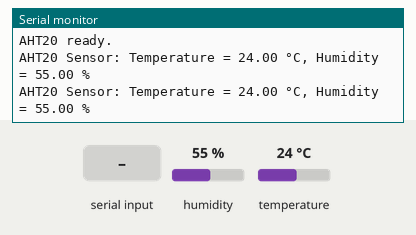
Simulated run of this sketch. Board: Arduino Uno, built with avr-gcc and run on an emulated ATmega328P. On the bench: the last lines printed to the serial monitor. The test bench sets the inputs (shaded band); at power-on: humidity 55 %, temperature 24 °C.

Above: at 1.2 s.
1.3 s: "restartDevice\n" received over Serial
2.8 s: "SET_INTERVAL:\n" received over Serial
At 3.5 s:
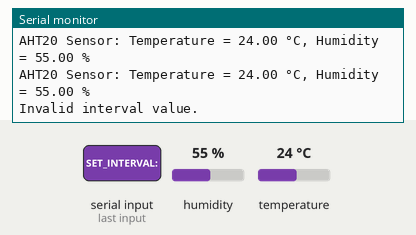
4.3 s: humidity set to 22 %
At 5.6 s:
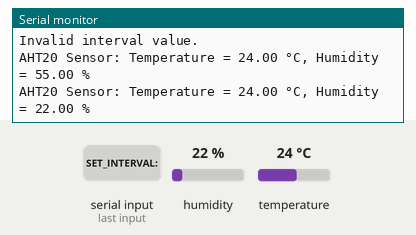
5.8 s: temperature set to 12 °C
At 6.2 s:
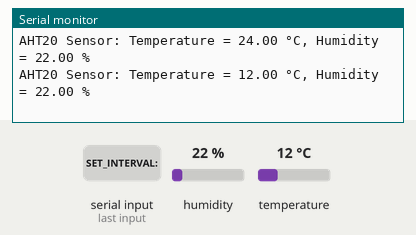
7.3 s: humidity set to 40 %
At 8.9 s:
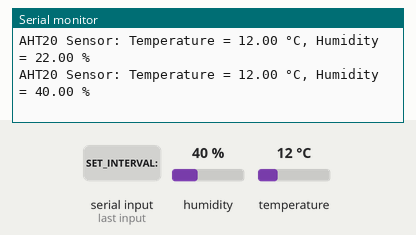
Timing chart, 0 to 9.8 s (numbered marks = the images above; inputs shaded):
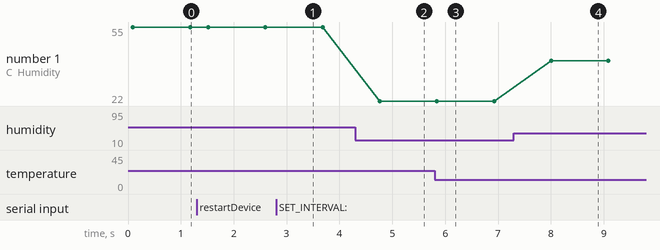

Measured:
- after the input at 2.8 s, the serial monitor: prints a new line after 0.10 s (image 1)
- after the input at 4.3 s, the serial monitor: prints a new line after 0.46 s (image 2)
- after the input at 5.8 s, the serial monitor: prints a new line at once (image 3)
- after the input at 7.3 s, the serial monitor: prints a new line after 0.71 s (image 4)
- plotted number 1: 55 → 22 after the input at 4.3 s, 22 → 40 after the input at 7.3 s

The sketch:

AHT20_UI.ino
```cpp
#include <Wire.h>
#include <Adafruit_AHTX0.h>
#include <EEPROM.h>
#include <ctype.h>
#include <string.h>
#include <stdlib.h>


// =======================================================
// AHT20 SENSOR
// =======================================================

Adafruit_AHTX0 aht;


// AHT20 I2C address
#define AHT20_ADDRESS 0x38


// =======================================================
// UART COMMAND SETTINGS
// =======================================================

#define CMD_BUF_SIZE 64

char cmd_buf[CMD_BUF_SIZE];
int cmd_len = 0;


// =======================================================
// REPORTING INTERVAL
// Default = 1 second
// =======================================================

int interval_ms = 1000;

bool interval_updated = false;


// =======================================================
// EEPROM
// =======================================================

#define EEPROM_INTERVAL_ADDR 0


// =======================================================
// SENSOR STATE
// =======================================================

bool sensor_connected = false;


// =======================================================
// CHECK AHT20 I2C CONNECTION
// =======================================================

bool checkAHT20()
{
  Wire.beginTransmission(AHT20_ADDRESS);

  byte error = Wire.endTransmission();

  if (error == 0)
  {
    return true;
  }

  return false;
}


// =======================================================
// INITIALIZE AHT20
// =======================================================

bool initializeAHT20()
{
  Serial.println("Checking AHT20...");

  if (aht.begin())
  {
    Serial.println("AHT20 detected successfully!");

    sensor_connected = true;

    return true;
  }

  Serial.println("AHT20 not connected!");

  sensor_connected = false;

  return false;
}


// =======================================================
// PROCESS UART COMMANDS
//
// Supported commands:
//
// restartDevice
// SET_INTERVAL:<seconds>
//
// Example:
//
// SET_INTERVAL:5
// =======================================================

void process_commands(char *buf)
{
  // -----------------------------------------------------
  // 1. RESTART DEVICE
  // -----------------------------------------------------

  if (strstr(buf, "restartDevice"))
  {
    Serial.println("Rebooting...");

    delay(50);

    // Software reset
    void (*resetFunc)(void) = 0;

    resetFunc();

    return;
  }


  // -----------------------------------------------------
  // 2. SET_INTERVAL:<seconds>
  // -----------------------------------------------------

  char *p = strstr(buf, "SET_INTERVAL:");

  if (p)
  {
    p += strlen("SET_INTERVAL:");


    // Skip non-digit characters
    while (*p != '\0' &&
           !isdigit((unsigned char)*p))
    {
      p++;
    }


    // Check if a number exists
    if (isdigit((unsigned char)*p))
    {
      int value = atoi(p);


      if (value > 0)
      {
        // Convert seconds to milliseconds
        interval_ms = value * 1000;

        interval_updated = true;


        // Save interval to EEPROM
        EEPROM.put(
          EEPROM_INTERVAL_ADDR,
          interval_ms
        );


        Serial.print("Interval updated to ");

        Serial.print(value);

        Serial.println(" seconds");
      }
      else
      {
        Serial.println(
          "Invalid interval value. Must be greater than 0."
        );
      }
    }
    else
    {
      Serial.println("Invalid interval value.");
    }
  }


  // -----------------------------------------------------
  // Clear command buffer
  // -----------------------------------------------------

  cmd_len = 0;

  memset(
    cmd_buf,
    0,
    sizeof(cmd_buf)
  );
}


// =======================================================
// READ UART COMMANDS
//
// Command is processed when:
// \r or \n is received
// =======================================================

void ui_poll()
{
  while (Serial.available() > 0)
  {
    char c = Serial.read();


    // ---------------------------------------------------
    // END OF COMMAND
    // ---------------------------------------------------

    if (c == '\r' || c == '\n')
    {
      if (cmd_len > 0)
      {
        cmd_buf[cmd_len] = '\0';

        process_commands(cmd_buf);

        cmd_len = 0;

        memset(
          cmd_buf,
          0,
          sizeof(cmd_buf)
        );
      }
    }


    // ---------------------------------------------------
    // STORE CHARACTER
    // ---------------------------------------------------

    else if (cmd_len < CMD_BUF_SIZE - 1)
    {
      cmd_buf[cmd_len++] = c;
    }
  }
}


// =======================================================
// SETUP
// =======================================================

void setup()
{
  // -----------------------------------------------------
  // UART
  // -----------------------------------------------------

  Serial.begin(115200);


  // -----------------------------------------------------
  // I2C
  // -----------------------------------------------------

  Wire.begin();


  Serial.println();
  Serial.println("==============================");
  Serial.println("AHT20 Temperature & Humidity");
  Serial.println("==============================");


  // -----------------------------------------------------
  // LOAD INTERVAL FROM EEPROM
  // -----------------------------------------------------

  EEPROM.get(
    EEPROM_INTERVAL_ADDR,
    interval_ms
  );


  // -----------------------------------------------------
  // SAFETY CHECK
  // -----------------------------------------------------

  if (interval_ms <= 0 ||
      interval_ms > 86400000)
  {
    interval_ms = 1000;
  }


  Serial.print("Current interval: ");

  Serial.print(interval_ms / 1000);

  Serial.println(" seconds");


  // -----------------------------------------------------
  // INITIALIZE AHT20
  // -----------------------------------------------------

  initializeAHT20();


  if (sensor_connected)
  {
    Serial.println("AHT20 ready.");
  }
  else
  {
    Serial.println(
      "Waiting for AHT20 connection..."
    );
  }
}


// =======================================================
// LOOP
// =======================================================

void loop()
{
  // -----------------------------------------------------
  // CHECK SENSOR CONNECTION
  // -----------------------------------------------------

  bool currently_connected = checkAHT20();


  // =====================================================
  // SENSOR DISCONNECTED
  // =====================================================

  if (!currently_connected)
  {
    // Sensor was previously connected
    if (sensor_connected)
    {
      Serial.println();
      Serial.println("AHT20 disconnected!");
    }


    sensor_connected = false;


    // Do NOT print old values.
    // Print N/A instead.

    Serial.println("Temperature: N/A");
    Serial.println("Humidity: N/A");


    // ---------------------------------------------------
    // Wait while checking for reconnection
    // ---------------------------------------------------

    int elapsed_ms = 0;

    interval_updated = false;


    while (elapsed_ms < interval_ms)
    {
      // Check UART commands
      ui_poll();


      // If interval changed,
      // start another sensor cycle
      if (interval_updated)
      {
        interval_updated = false;

        break;
      }


      // Check every 100 ms
      delay(100);

      elapsed_ms += 100;
    }


    return;
  }


  // =====================================================
  // SENSOR HAS BEEN RECONNECTED
  // =====================================================

  if (!sensor_connected)
  {
    Serial.println();
    Serial.println("AHT20 detected!");
    Serial.println("Reinitializing sensor...");


    // Reinitialize AHT20
    if (initializeAHT20())
    {
      Serial.println("Sensor recovered.");
    }
    else
    {
      Serial.println("Sensor initialization failed.");

      return;
    }
  }


  // =====================================================
  // READ AHT20
  // =====================================================

  sensors_event_t humidity;
  sensors_event_t temperature;


  // Get sensor readings
  aht.getEvent(
    &humidity,
    &temperature
  );


  // =====================================================
  // TEMPERATURE
  // =====================================================

  Serial.print("AHT20 Sensor: Temperature = ");

  Serial.print(
    temperature.temperature,
    2
  );

  Serial.print(" °C, ");


  // =====================================================
  // HUMIDITY
  // =====================================================

  Serial.print("Humidity = ");

  Serial.print(
    humidity.relative_humidity,
    2
  );

  Serial.println(" %");


  // =====================================================
  // WAIT FOR CONFIGURED INTERVAL
  // =====================================================

  int elapsed_ms = 0;

  interval_updated = false;


  while (elapsed_ms < interval_ms)
  {
    // ---------------------------------------------------
    // Check UART commands
    // ---------------------------------------------------

    ui_poll();


    // ---------------------------------------------------
    // If interval changed,
    // immediately start next reading
    // ---------------------------------------------------

    if (interval_updated)
    {
      interval_updated = false;

      break;
    }


    // ---------------------------------------------------
    // Wait 100 ms
    // ---------------------------------------------------

    delay(100);

    elapsed_ms += 100;
  }
}
```
